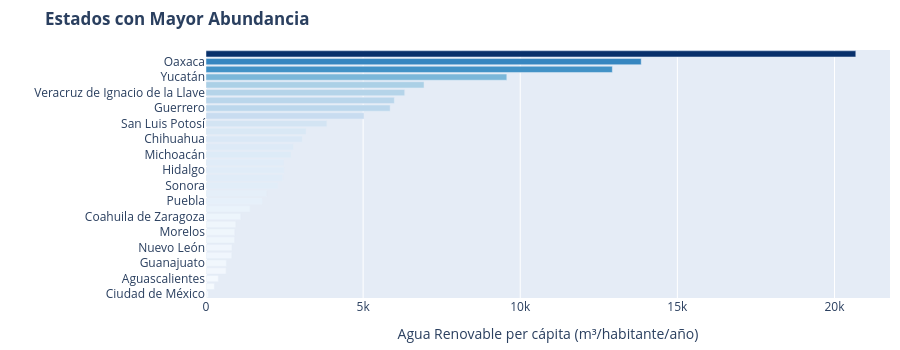

The notebook cell saved with this chart:
### Code cell
# Estados con mayor abundancia
abundancia = df_2021.sort_values('Agua Renovable per cápita (m³/habitante/año)', ascending=True)
fig3 = px.bar(abundancia, x='Agua Renovable per cápita (m³/habitante/año)', y='Entidad Federativa', 
             orientation='h', title='<b>Estados con Mayor Abundancia</b>',
             color='Agua Renovable per cápita (m³/habitante/año)', color_continuous_scale='Blues')
fig3.update_layout(height=350, margin=dict(l=10, r=10, t=50, b=10), coloraxis_showscale=False, yaxis_title="")

### Figure 1 — Plotly figure (JSON) as saved in the notebook; plotly's stock layout.template omitted (floating-point values rounded to 4 significant figures)
{"data": [{"hovertemplate": "Agua Renovable per cápita (m³/habitante/año)=%{marker.color}<br>Entidad Federativa=%{y}<extra></extra>", "legendgroup": "", "marker": {"color": [74.32, 266.0, 391.8, 639.1, 647.7, 822.0, 825.3, 909.7, 915.0, 949.9, 1107.0, 1402.0, 1786.0, 1931.0, 2297.0, 2436.0, 2480.0, 2485.0, 2708.0, 2778.0, 3065.0, 3184.0, 3845.0, 5028.0, 5861.0, 5993.0, 6323.0, 6939.0, 9573.0, 12930.0, 13850.0, 20680.0], "coloraxis": "coloraxis", "pattern": {"shape": ""}}, "name": "", "orientation": "h", "showlegend": false, "textposition": "auto", "type": "bar", "x": [74.32, 266.0, 391.8, 639.1, 647.7, 822.0, 825.3, 909.7, 915.0, 949.9, 1107.0, 1402.0, 1786.0, 1931.0, 2297.0, 2436.0, 2480.0, 2485.0, 2708.0, 2778.0, 3065.0, 3184.0, 3845.0, 5028.0, 5861.0, 5993.0, 6323.0, 6939.0, 9573.0, 12930.0, 13850.0, 20680.0], "xaxis": "x", "y": ["Ciudad de México", "México", "Aguascalientes", "Tlaxcala", "Guanajuato", "Baja California", "Nuevo León", "Querétaro", "Morelos", "Quintana Roo", "Coahuila de Zaragoza", "Baja California Sur", "Puebla", "Jalisco", "Sonora", "Tamaulipas", "Hidalgo", "Zacatecas", "Michoacán", "Colima", "Chihuahua", "Sinaloa", "San Luis Potosí", "Nayarit", "Guerrero", "Campeche", "Veracruz de Ignacio de la Llave", "Durango", "Yucatán", "Tabasco", "Oaxaca", "Chiapas"], "yaxis": "y"}], "layout": {"barmode": "relative", "coloraxis": {"colorbar": {"title": {"text": "Agua Renovable per cápita (m³/habitante/año)"}}, "colorscale": [[0, "rgb(247,251,255)"], [0.125, "rgb(222,235,247)"], [0.25, "rgb(198,219,239)"], [0.375, "rgb(158,202,225)"], [0.5, "rgb(107,174,214)"], [0.625, "rgb(66,146,198)"], [0.75, "rgb(33,113,181)"], [0.875, "rgb(8,81,156)"], [1, "rgb(8,48,107)"]], "showscale": false}, "height": 350, "legend": {"tracegroupgap": 0}, "margin": {"b": 10, "l": 10, "r": 10, "t": 50}, "title": {"text": "<b>Estados con Mayor Abundancia</b>"}, "xaxis": {"anchor": "y", "domain": [0, 1], "title": {"text": "Agua Renovable per cápita (m³/habitante/año)"}}, "yaxis": {"anchor": "x", "domain": [0, 1], "title": {"text": ""}}}}
